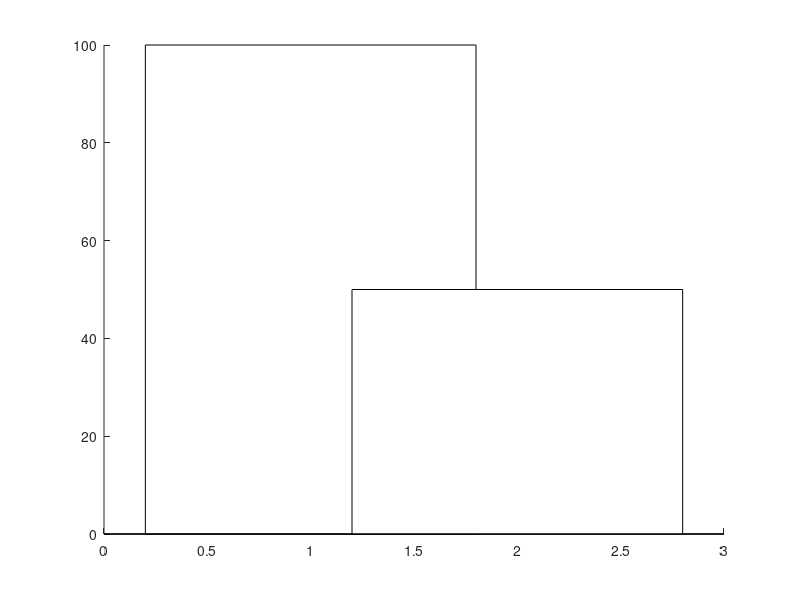

Recreate this plot in MATLAB. (Note: this script raises an error after producing the figure.)
hold on;
bar1 = bar(1, 100, 'FaceColor', 'white');
bar2 = bar(2, 50, 'FaceColor', 'white');
% Keep an array of the plots so that none of the hatchfill2 lines appear in the legend
bars = [bar1, bar2];
% Hatch the two bars with a texture
hatchfill2(bar1(1), 'cross', 'HatchAngle', 45, 'HatchDensity', 60, 'HatchColor', 'black');
hatchfill2(bar2(1), 'single', 'HatchAngle', 45, 'HatchDensity', 40, 'HatchColor', 'black');
% Draw the legend
legendData = {'Bar #1', 'Bar #2'};
[legend_h, object_h, plot_h, text_str] = legendflex(bars, legendData, 'Padding', [2, 2, 10], 'FontSize', 18, 'Location', 'NorthEast');
% object_h(1) is the first bar's text
% object_h(2) is the second bar's text
% object_h(3) is the first bar's patch
% object_h(4) is the second bar's patch
%
% Set the two patches within the legend
hatchfill2(object_h(3), 'cross', 'HatchAngle', 45, 'HatchDensity', 60/4, 'HatchColor', 'black');
hatchfill2(object_h(4), 'single', 'HatchAngle', 45, 'HatchDensity', 40/4, 'HatchColor', 'black');
% Some extra formatting to make it pretty :)
set(gca, 'FontSize', 18);
set(gca, 'XMinorTick','on', 'XMinorGrid','on', 'YMinorTick','on', 'YMinorGrid','on');
xlim([0, 3]);
ylim([0, 110]);